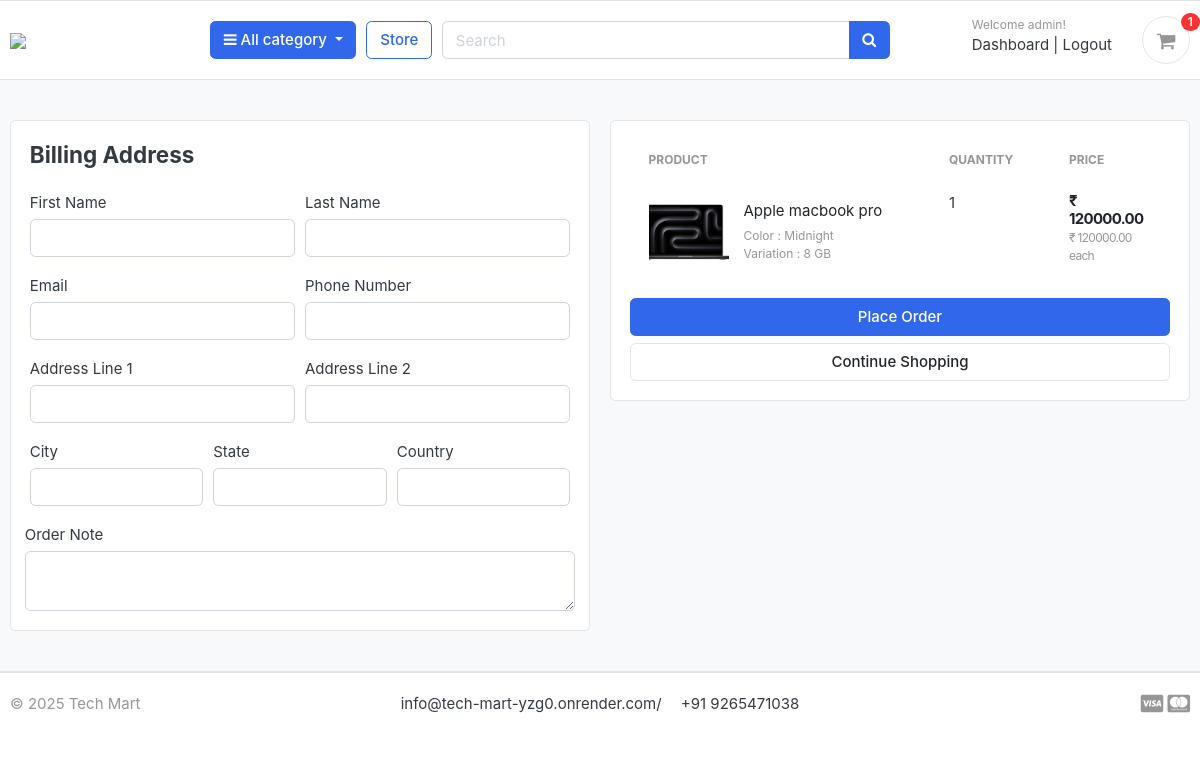
The page /carts/checkout/ (signed in) on the database its author committed.
### accounts/models.py (models this page shows, shortened)
class Account(AbstractBaseUser):
    first_name    = models.CharField(max_length=50)
    last_name     = models.CharField(max_length=50)
    username      = models.CharField(max_length=50, unique=True)
    email         = models.EmailField(max_length=100, unique=True)
    phone_number  = models.CharField(max_length=50)
    date_joined   = models.DateTimeField(auto_now_add=True)
    last_login    = models.DateTimeField(auto_now_add=True)
    is_admin      = models.BooleanField(default=False)
    is_staff      = models.BooleanField(default=False)
    is_active     = models.BooleanField(default=False)
    is_superadmin      = models.BooleanField(default=False)
    USERNAME_FIELD = 'email'
    REQUIRED_FIELDS =  ['username','first_name','last_name']
    objects = MyAccountManager()

### carts/models.py (models this page shows, shortened)
class CartItem(models.Model):
    user       = models.ForeignKey(Account, on_delete=models.CASCADE, null=True)
    product    = models.ForeignKey(Product, on_delete=models.CASCADE)
    variations = models.ManyToManyField(Variation, blank=True)
    cart       = models.ForeignKey(Cart, on_delete=models.CASCADE, null= False)
    quantity = models.PositiveIntegerField(default=1)
    is_active  = models.BooleanField(default=True)
    def sub_total(self):
        return self.product.price * self.quantity

### store/models.py (models this page shows, shortened)
class Product(models.Model):
    product_name = models.CharField(max_length=50, unique=True)
    slug = models.CharField(max_length=50, unique=True)
    description = models.CharField(max_length=500, unique=True)
    price = models.DecimalField( max_digits=10, decimal_places=2)
    images = models.ImageField(upload_to='photos/products')
    is_available = models.BooleanField(default=True)
    stock = models.IntegerField()
    category = models.ForeignKey(category,on_delete=models.CASCADE)
    created_date = models.DateTimeField(auto_now_add=True)
    modified_date = models.DateTimeField(auto_now_add=True)
    def get_url(self):
        return reverse('products_detail', args=[self.category.slug, self.slug])

class Variation(models.Model):
    product            = models.ForeignKey(Product, on_delete=models.CASCADE)
    variation_category = models.CharField(max_length=50, choices=variation_category_choice)
    variation_value    = models.CharField(max_length=50)
    is_active          = models.BooleanField(default=True)
    Created_date       = models.DateTimeField(auto_now=True)
    objects = VariationManager()

### carts/views.py (the view)
# urls.py: path('checkout/', views.checkout, name='checkout'),
@login_required(login_url='login')
def checkout(request, total=0, quantity=0, cart_items=None):
    try:
        tax = 0
        grand_total = 0
        if request.user.is_authenticated:
            cart_items = CartItem.objects.filter(user=request.user, is_active=True)
        else:
            cart = Cart.objects.get(cart_id=_cart_id(request))
            cart_items = CartItem.objects.filter(cart=cart, is_active=True)
        for cart_item in cart_items:
            total += (cart_item.product.price * cart_item.quantity)
            quantity += cart_item.quantity
        tax = (5 * total)/100
        grand_total = total + tax
    except ObjectDoesNotExist:
        pass #just ignore
    context = {
        'total': total,
        'quantity': quantity,
        'cart_items': cart_items,
        'tax'       : tax,
        'grand_total': grand_total,
    }
    return render(request, 'store/checkout.html', context)

### carts/context_processors.py (called while the page is built)
def counter(request):
    cart_count = 0
    if 'admin' in request.path:
        return {}
    else :
        try:
            cart = Cart.objects.filter(cart_id = _cart_id(request))
            if request.user.is_authenticated:
                cart_items = CartItem.objects.all().filter(user=request.user)
            else:
                cart_items = CartItem.objects.all().filter(cart=cart[:1])
            for cart_item in cart_items:
                cart_count += cart_item.quantity
        except Cart.DoesNotExist:
            cart_count = 0
    return dict(cart_count = cart_count)

### carts/views.py (called while the page is built)
def _cart_id(request):
    cart = request.session.session_key
    if not cart:
        cart = request.session.create()
    return cart

### category/context_processor.py (called while the page is built)
def menu_links(request):
    links = category.objects.all()
    return dict(links=links)

### category/models.py (called while the page is built)
    def get_url(self):
        return reverse('products_by_category', args=[self.slug])

### templates/store/checkout.html (shortened to what this page needs)
{% extends 'base.html' %}
{% load static %}
{% block content %}
<section class="section-content padding-y bg">
<div class="container">
<div class="row">
	<aside class="col-lg-6">
<div class="card">
  <div class="card-body">
    <h4 class="card-title mb-4">Billing Address</h4>
    <form action="{% url 'place_order' %}" method="POST">
      <div class="form-row">
        <div class="col form-group">
          <label for="">First Name</label>
          <input type="text" name="first_name" class="form-control" required>
        </div>
        <div class="col form-group">
          <label for="">Last Name</label>
          <input type="text" name="last_name" class="form-control" required>
        </div>
      </div>
      <div class="form-row">
        <div class="col form-group">
          <label for="">Email</label>
          <input type="email" name="email" class="form-control" required>
        </div>
        <div class="col form-group">
          <label for="">Phone Number</label>
          <input type="text" name="phone" class="form-control" required>
        </div>
      </div>
      <div class="form-row">
        <div class="col form-group">
          <label for="">Address Line 1</label>
          <input type="text" name="address_line_1" class="form-control" required>
        </div>
        <div class="col form-group">
          <label for="">Address Line 2</label>
          <input type="text" name="address_line_2" class="form-control">
        </div>
      </div>
      <div class="form-row">
        <div class="col form-group">
          <label for="">City</label>
          <input type="text" name="city" class="form-control" required>
        </div>
        <div class="col form-group">
          <label for="">State</label>
          <input type="text" name="state" class="form-control" required>
        </div>
        <div class="col form-group">
          <label for="">Country</label>
          <input type="text" name="country" class="form-control" required>
        </div>
        </div>
        <div class="form-row">
          <label for="">Order Note</label>
          <textarea name="order_note" rows="2" class="form-control"></textarea>
        </div>
  </div>
</div>
	</aside>
	<aside class="col-lg-6">
		<div class="card">
		<div class="card-body">
      <table class="table table-borderless table-shopping-cart">
      <thead class="text-muted">
      <tr class="small text-uppercase">
        <th scope="col">Product</th>
        <th scope="col" width="120">Quantity</th>
        <th scope="col" width="120">Price</th>
      </tr>
      </thead>
      <tbody>
      {% for cart_item in cart_items %}
      <tr>
      	<td>
      		<figure class="itemside align-items-center">
      			<div class="aside"><img src="{{ cart_item.product.images.url }}" class="img-sm"></div>
      			<figcaption class="info">
      				<a href="{{ cart_item.product.get_url }}" class="title text-dark">{{ cart_item.product.product_name }}</a>
      				<p class="text-muted small">
      					{% if cart_item.variations.all %}
      						{% for item in cart_item.variations.all %}
      							{{ item.variation_category | capfirst }} : {{ item.variation_value | capfirst }} <br>
      						{% endfor %}
      					{% endif %}
      				</p>
      			</figcaption>
      		</figure>
      	</td>
      	<td>
      				<label for="">{{cart_item.quantity}}</label>
      	</td>
      	<td>
      		<div class="price-wrap">
      			<var class="price">₹ {{ cart_item.sub_total }}</var>
      			<small class="text-muted"> ₹ {{ cart_item.product.price }} each </small>
      		</div>
      	</td>
      </tr>
      {% endfor %}
      </tbody>
      </table>
      <button type="submit" name="submit" class="btn btn-primary btn-block">Place Order</button>
			<a href="{% url 'store' %}" class="btn btn-light btn-block">Continue Shopping</a>
		</div>
		</div>
</aside>
</div>
</div>
</section>
{% endblock %}

### templates/includes/navbar.html (shortened to what this page needs)
{% load static %}
<header class="section-header">
    <section class="header-main border-bottom">
        <div class="container">
    <div class="row align-items-center">
        <div class="col-lg-2 col-md-3 col-6">
            <a href="{% url "home" %}" class="brand-wrap">
                <img class="logo" src="{% static './images/logo1.png' %}">
            </a>
        </div>
        <div class="col-lg col-sm col-md col-6 flex-grow-0">
            <div class="category-wrap dropdown d-inline-block float-right">
                <button type="button" class="btn btn-primary dropdown-toggle" data-toggle="dropdown">
                    <i class="fa fa-bars"></i> All category
                </button>
            </div>
        </div>
        <a href="{% url "store" %}" class="btn btn-outline-primary">Store</a>
        <div class="col-lg  col-md-6 col-sm-12 col">
            <form action="{% url 'search'%}" class="search" method="GET">
                <div class="input-group w-100">
                    <input type="text" class="form-control" style="width:60%;" placeholder="Search" name="keyword">
                    <div class="input-group-append">
                      <button class="btn btn-primary" type="submit">
                        <i class="fa fa-search"></i>
                      </button>
                    </div>
                </div>
            </form>
        </div>
        <div class="col-lg-3 col-sm-6 col-8 order-2 order-lg-3">
                    <div class="d-flex justify-content-end mb-3 mb-lg-0">
                        {% if user.id is None %}
                        <div class="widget-header">
                            <small class="title text-muted">Welcome guest!</small>
                            <div>
                                <a href="{%url 'login'%}">Sign in</a> <span class="dark-transp"> | </span>
                                <a href="{% url 'register' %}"> Register</a>
                            </div>
                        </div>
                        {% else %}
                        <div class="widget-header">
                            <small class="title text-muted">Welcome {{ user.username }}!</small>
                            <div>
                                <a href="{% url "dashboard" %}">Dashboard</a><span class="dark-transp"> | </span>
                                <a href="{% url 'logout' %}"> Logout</a>
                            </div>
                        </div>
                        {% endif %}
                        <a href="{% url "cart" %}" class="widget-header pl-3 ml-3">
                            <div class="icon icon-sm rounded-circle border"><i class="fa fa-shopping-cart"></i></div>
                            <span class="badge badge-pill badge-danger notify">{{cart_count}}</span>
                        </a>
                    </div>
                </div>
    </div>
        </div>
    </section>
    </header>

### electronic_bazaar/static/css/ui.css (style rules this page uses)
html { font-family: "Inter", sans-serif; font-size: 15px; }
.price-wrap { letter-spacing: -0.7px; }
.icon-xs, .icon-sm, .icon-md, .icon-lg { display: inline-block; text-align: center; flex-shrink: 0; flex-grow: 0; }
.icon-sm { width: 48px; height: 48px; line-height: 48px !important; font-size: 20px; }
.img-xs, .img-sm, .img-md, .img-lg { -o-object-fit: cover; object-fit: cover; flex-shrink: 0; flex-grow: 0; }
.img-sm { width: 80px; height: 80px; }
.padding-y { padding-top: 40px; padding-bottom: 40px; }
var { font-style: normal; }
figure { margin-bottom: 0; }
article:after, .form-group:after { display: block; clear: both; content: ""; }
.bg { background-color: #f8f9fa; }
p:last-child { margin-bottom: 0; }
.header-main { position: relative; padding-top: 1rem; padding-bottom: 1rem; }
.brand-wrap .logo, .navbar-brand .logo { margin-right: 7px; max-height: 42px; display: inline-block; }
.widget-header { display: inline-block; vertical-align: middle; position: relative; }
.widget-header a { color: #343a40; }
.widget-header i { color: #969696; }
.widget-header .title { display: block; }
.widget-header .notify { position: absolute; top: -3px; right: -10px; }
.btn-light { background-color: #fff; border-color: #e4e4e4; }
.itemside { position: relative; display: flex; width: 100%; }
.itemside .aside { position: relative; flex-shrink: 0; }
.itemside .info { padding-left: 15px; padding-right: 7px; }
.itemside p { margin-bottom: 0; }
.itemside .title { display: block; margin-bottom: 5px; color: #212529; }
.notify { position: absolute; top: -4px; right: -10px; display: inline-block; padding: 0.25em 0.6em; font-size: 12px; line-height: 1; text-align: center; border-radius: 3rem; color: #fff; background-color: #fa3434; }
.price { font-weight: 600; color: #212529; }
.table-shopping-cart.table td, .table-shopping-cart.table th { padding-left: 1.25rem; padding-right: 1.25rem; }
.table-shopping-cart .price-wrap { line-height: 1.2; }
.table-shopping-cart .price { font-weight: bold; margin-right: 5px; display: block; }

### rows shown on the page
Account: username "admin"
CartItem: product.images (picture), product.product_name "Apple macbook pro", quantity "1", sub_total "120000.00", product.price "120000.00"
Variation: variation_category "Color", variation_value "Midnight"
Variation: variation_category "Variation", variation_value "8 GB"

### other values the page prints
{{ cart_count }} "1"
